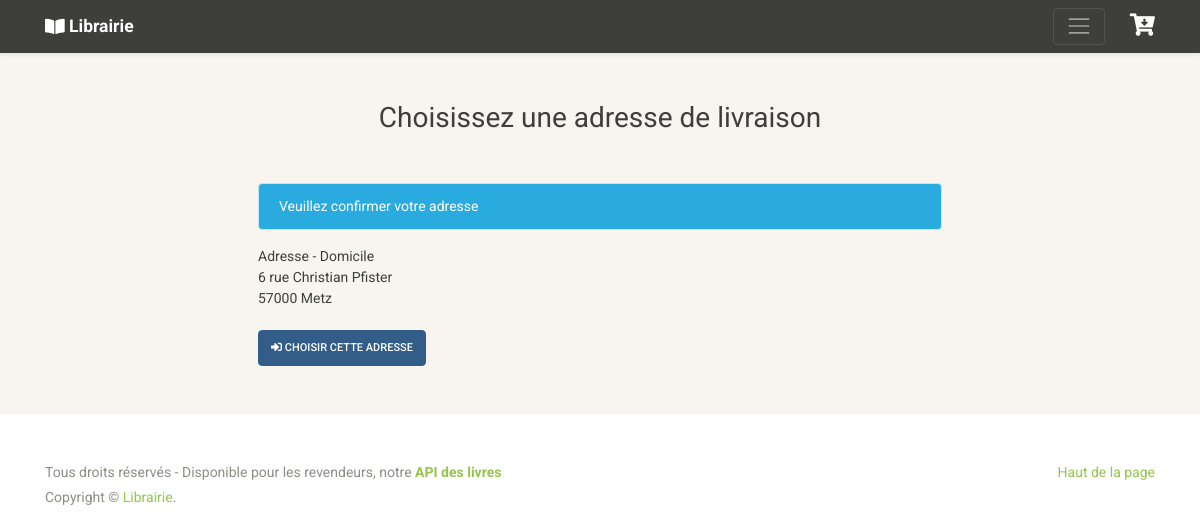
Screenshot of /set_command.php?action=cart_valid&user_id=13 (signed in) with the database file from the repository.
### tables this page shows
CREATE TABLE `adresses_infos` (
  `id_user` int(11) NOT NULL,
  `id_adresse` int(11) NOT NULL,
  `num` text NOT NULL,
  `rue` text NOT NULL,
  `code_postal` int(11) NOT NULL,
  `ville` text NOT NULL
);

CREATE TABLE `adresses` (
  `id` int(11) NOT NULL,
  `nom` varchar(100) NOT NULL
);

### Classes/Users.php (called while the page is built, shortened)
<?php
class Users {
    private $id;
    public function __construct($id, $username, $sex, $email, $password) {
        $this->id = $id;
    }
    public function getId() {
        return $this->id;
    }
    public static function getAdressByUser(Users $user) {
        if (isset($user)) {
            $idUser = $user->getId();
            $stmt = Kernel::getInstance()->getConnection()->prepare("SELECT * FROM adresses INNER JOIN adresses_infos ON adresses.id = adresses_infos.id_adresse WHERE adresses_infos.id_user = ? ORDER BY adresses.nom");
            $stmt->execute([$idUser]);
            if ($stmt->rowCount() == 1) {
                $result = $stmt->fetchAll();
                $adresses = [];
                foreach ($result as $key => $value) {
                    $address = [
                        'nom' => $value->nom,
                        'num' => $value->num,
                        'rue' => $value->rue,
                        'code_postal' => $value->code_postal,
                        'ville' => $value->ville
                    ];
                    $adresses[] = $address;
                }
                return $adresses;
            }
        }
        return null;
    }
    public static function getUserById($id) {
        if (isset($id)) {
            $stmt = Kernel::getInstance()->getConnection()->prepare("SELECT * FROM utilisateurs WHERE id = ?");
            $stmt->execute([$id]);
            if ($stmt->rowCount() == 1) {
                $result = $stmt->fetch();
                $myUser = new Users($result->id, $result->nom, $result->sexe, $result->email, $result->motdepasse);
                return $myUser;
            }
        }
        return null;
    }
}

### Classes/KernelSingleton.php (called while the page is built, shortened)
<?php
class KernelSingleton {
    private static $instance = null;
    public static function getInstance() {
        if (is_null(KernelSingleton::$instance)) {
            self::$instance = new static();
        }
        return self::$instance;
    }
}

### Classes/Kernel.php (called while the page is built, shortened)
<?php
class Kernel extends KernelSingleton {
    private $settings = [];
    private $connection = null;
    public function getConnection() {
        return $this->connection;
    }
    public function initConnection() {
        try {
            $pdoInstance = new PDO('mysql:host='.$this->getSettingsByKey('host').';dbname='.$this->getSettingsByKey('db'),
                $this->getSettingsByKey('username'), $this->getSettingsByKey('password'), [
                PDO::ATTR_ERRMODE => PDO::ERRMODE_EXCEPTION,
                PDO::ATTR_DEFAULT_FETCH_MODE => PDO::FETCH_OBJ
            ]);
            $pdoInstance->exec("SET CHARACTER SET utf8");
            $pdoInstance->exec("SET NAMES utf8");
            $this->connection = $pdoInstance;
        }
        catch(PDOException $e) {
            $message = "Erreur de base de données.";
            $this->addLogEvent($message);
            die("<h3>".$message."</h3>");
        }
    }
    public function getSettingsByKey($key) {
        return $this->settings->$key;
    }
    public function generateSettings() {
        $configContent = file_get_contents(Kernel::CONFIG_FILE);
        $this->settings = json_decode($configContent);
    }
}

### set_command.php (the view, shortened to what this page needs)
<?php
include "./templates/header.php";
include "./templates/menu.php";
if (isset($_GET['action']) && isset($_GET['user_id'])) {
    if ($_GET['user_id'] == $_SESSION['user_id']) {
        if ($_GET['action'] == "cart_valid") {
            $user = Users::getUserById($_SESSION['user_id']);
        } else {
            $mess = "action isn't cart_valid ".Kernel::getInstance()->clean($_GET['action']);
            Kernel::getInstance()->addLogEvent($mess);
            header('Location: mycart.php');
            exit();
        }
    } else {
        $mess = "user_id isn't same Session id but ".Kernel::getInstance()->clean($_GET['user_id']);
        Kernel::getInstance()->addLogEvent($mess);
        header('Location: mycart.php');
        exit();
    }
} else {
    $mess = "no action or user_id GET in set_command.php";
    Kernel::getInstance()->addLogEvent($mess);
    header('Location: mycart.php');
    exit();
}
?>
    <main role="main">
        <div class="album py-5 bg-light">
            <div class="container">
                <div class="row">
                    <div class="form_connection">
                        <h2 class="mb-5 text-center">Choisissez une adresse de livraison</h2>
                        <?php include './templates/Alerts.php'?>
                        <?php
                            $addressesList = Users::getAdressByUser($user);
                            if ($addressesList != null) {
                                foreach ($addressesList as $key => $value) {
                                    echo "Adresse - ".$value['nom']."<br>";
                                    echo $value['num']." ".$value['rue']."<br>";
                                    echo $value['code_postal']." ".$value['ville']."<br>";
                                    echo "<br>";
                                    echo "<a href='set_command_payment.php?user_id=".$user->getId()."&action=paiement'><button type=\"submit\" name=\"submit\" class=\"btn btn-primary\"><i class=\"fas fa-sign-in-alt\"></i> Choisir cette adresse</button></a>";
                                }
                            } else {
                                echo "<p>Vous n'avez pas encore défini d'adresse</p>";
                            }
                        ?>
                    </div>
                </div>
            </div>
        </div>
    </main>
<?php
include "./templates/footer.php";
?>

### Assets/css/app.css (style rules this page uses)
body, html { margin: 0; padding: 0; width: 100%; height: 100%; }
.form_connection { width: 60%; margin: 0 auto; }

### rows the page displays
adresses_infos: id_adresse.nom "Domicile", num "6", rue "rue Christian Pfister", code_postal "57000", ville "Metz"

### other values shown
$value['message'] "Veuillez confirmer votre adresse"
